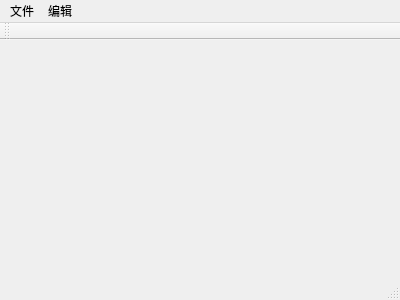
<?xml version="1.0" encoding="UTF-8"?>
<ui version="4.0">
 <class>MainWindow</class>
 <widget class="QMainWindow" name="MainWindow">
  <property name="geometry">
   <rect>
    <x>0</x>
    <y>0</y>
    <width>400</width>
    <height>300</height>
   </rect>
  </property>
  <property name="windowTitle">
   <string>MainWindow</string>
  </property>
  <widget class="QWidget" name="centralWidget"/>
  <widget class="QMenuBar" name="menuBar">
   <property name="geometry">
    <rect>
     <x>0</x>
     <y>0</y>
     <width>400</width>
     <height>28</height>
    </rect>
   </property>
   <widget class="QMenu" name="menu">
    <property name="title">
     <string>文件</string>
    </property>
    <addaction name="open"/>
    <addaction name="save"/>
   </widget>
   <widget class="QMenu" name="menu_2">
    <property name="title">
     <string>编辑</string>
    </property>
    <addaction name="con_to_gray"/>
   </widget>
   <addaction name="menu"/>
   <addaction name="menu_2"/>
  </widget>
  <widget class="QToolBar" name="mainToolBar">
   <attribute name="toolBarArea">
    <enum>TopToolBarArea</enum>
   </attribute>
   <attribute name="toolBarBreak">
    <bool>false</bool>
   </attribute>
  </widget>
  <widget class="QStatusBar" name="statusBar"/>
  <action name="open">
   <property name="text">
    <string>打开</string>
   </property>
  </action>
  <action name="save">
   <property name="text">
    <string>保存</string>
   </property>
  </action>
  <action name="con_to_gray">
   <property name="text">
    <string>转为灰度图</string>
   </property>
  </action>
 </widget>
 <layoutdefault spacing="6" margin="11"/>
 <resources/>
 <connections/>
</ui>
